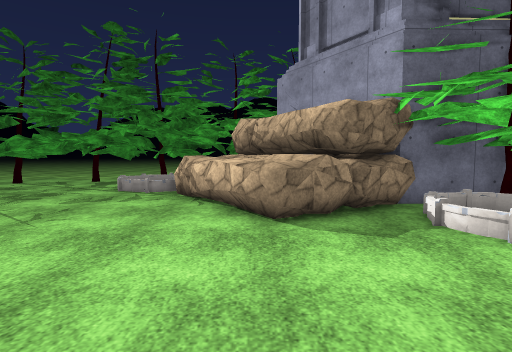
view 1 (above)

17 first-person views from a walk through a Unity game level. The camera is 1.4 m above the floor, tilts 4° down and sees 80° across. The floor is counted in squares, 1 m on a side. Each view is taken from the middle of a square. On the plan, view 1 faces up. The plan holds only what a view shows up to about 14 squares ahead; the rest is blank. The place goes on beyond the plan. Some animated figures are left out. Some surface patterns are stand-ins.

view 2
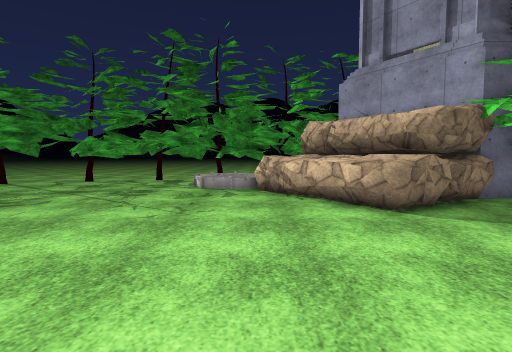

view 3
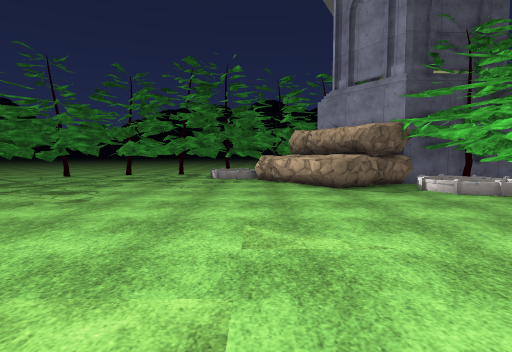

view 4
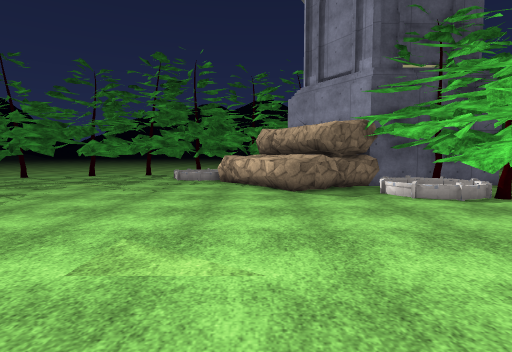

view 5
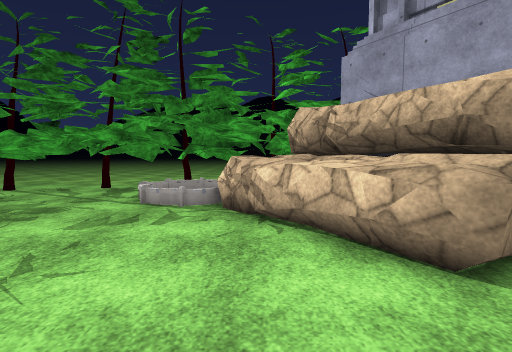

view 6
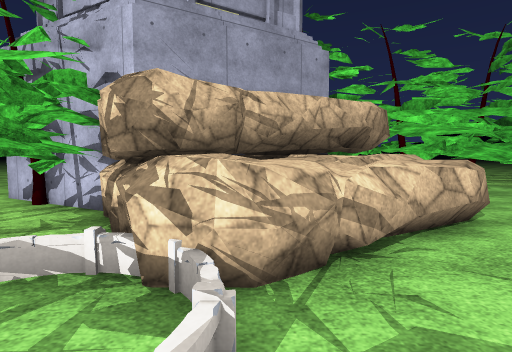

view 7
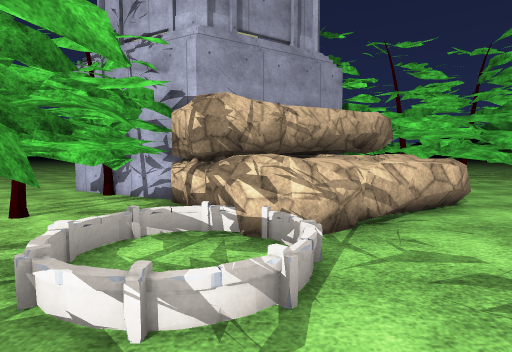

view 8
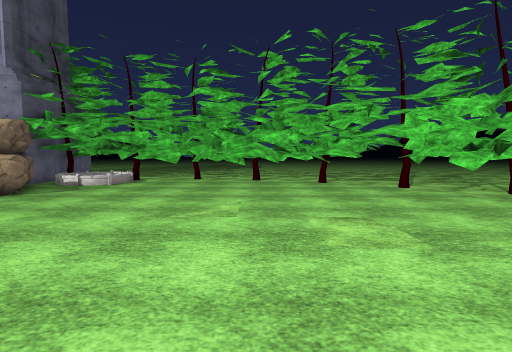

view 9
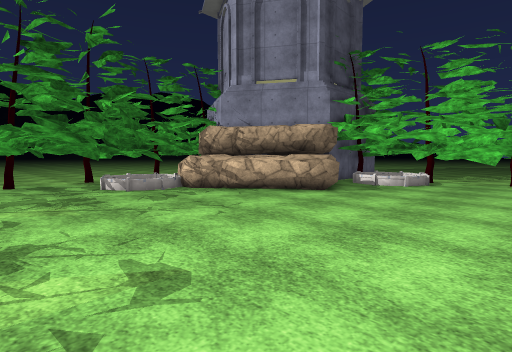

view 10
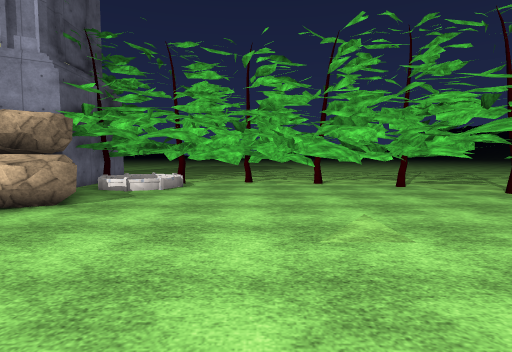

view 11
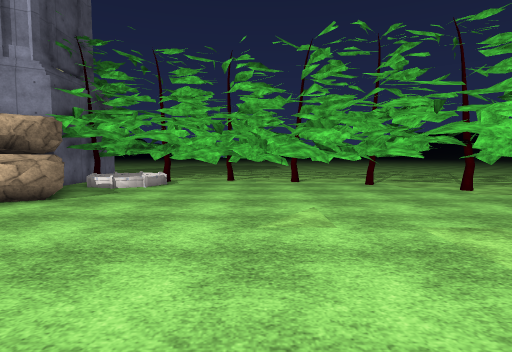

view 12
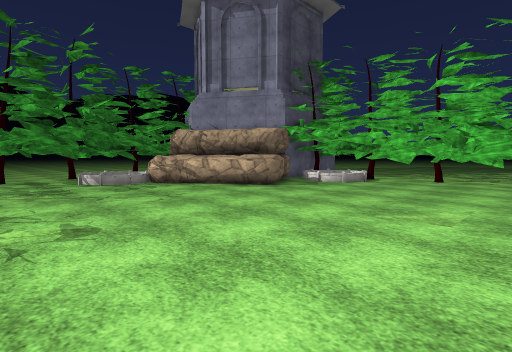

view 13
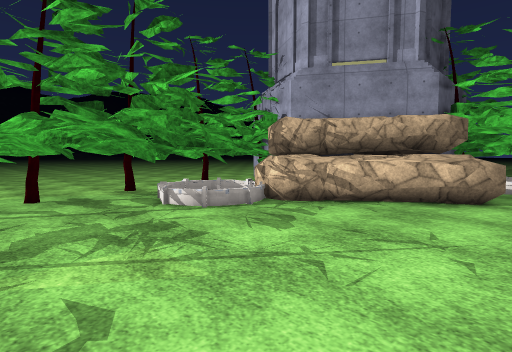

view 14
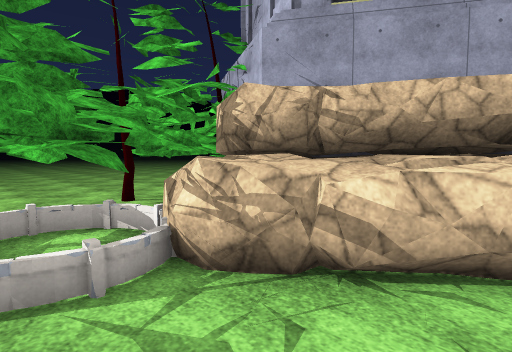

view 15
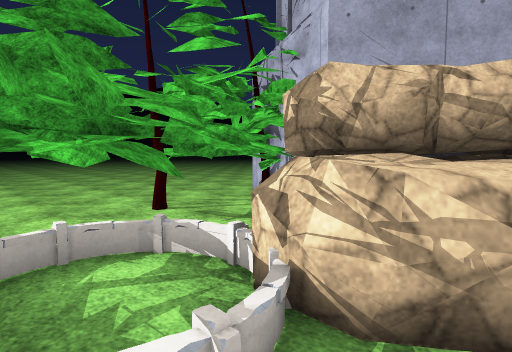

view 16
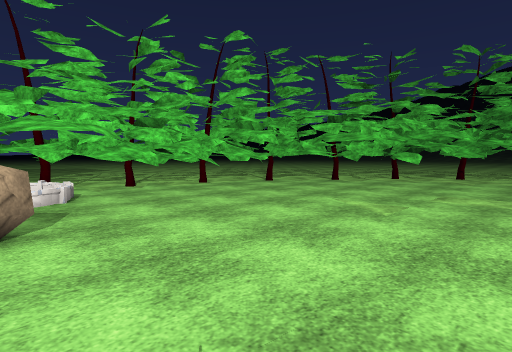

view 17
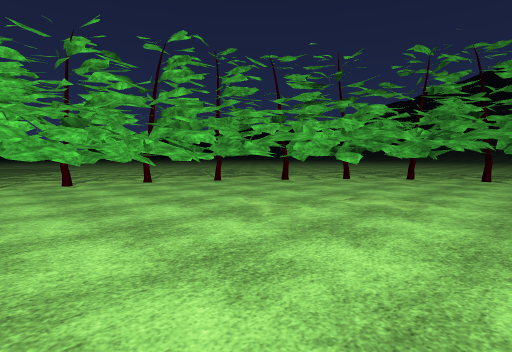

### Floor plan
Key: @ floor where view 1 was taken; # wall or solid block; . floor; ^ raised ledge; R rock; O other object.
Columns run from 10 left of view 1 to 9 right of it. Each row starts with its distance up from view 1.
 27        ..
 26        ...
 25       .....
 24       ......
 23       ......
 22   ..  ..........
 21   ..  ..........
 20               #
 19
 18
 17
 16
 15    ##########
 14     #O## R#R
 13 ###.....RRR R
 12 ^......RRRRRR
 11 .......RRRRRR
 10 ........RRR RR
  9 ........RRR RRR##
  8 .........RRRRR######
  7 ..........RRR.O.##
  6 ..........RR.. ..#
  5 .............. .##
  4 ...............###
  3 ..............###
  2 ..............###
  1 ..............#####
  0 ..........@..####
 -1 .............####
 -2 .............###
 -3 . ............##
 -4   ............###
 -5    .........#####
 -6    .........#####
 -7    ...........
 -8    ......#####
 -9    ......#####
-10    ....#####

Where each view was taken, in squares from view 1:
view 1: 0 up, 0 right, facing up
view 2: 1 down, 3 left, facing up
view 3: 6 down, 3 left, facing up
view 4: 5 down, 1 left, facing up
view 5: 3 up, 2 left, facing up
view 6: 11 up, 6 left, facing right
view 7: 12 up, 8 left, facing right
view 8: 2 down, 10 left, facing right
view 9: 0 up, 10 left, facing up-right
view 10: 1 up, 8 left, facing right
view 11: 0 up, 9 left, facing right
view 12: 3 down, 10 left, facing up-right
view 13: 5 up, 10 left, facing up-right
view 14: 8 up, 5 left, facing up-right
view 15: 10 up, 5 left, facing up-right
view 16: 7 up, 6 left, facing down-right
view 17: 5 up, 8 left, facing down-right
